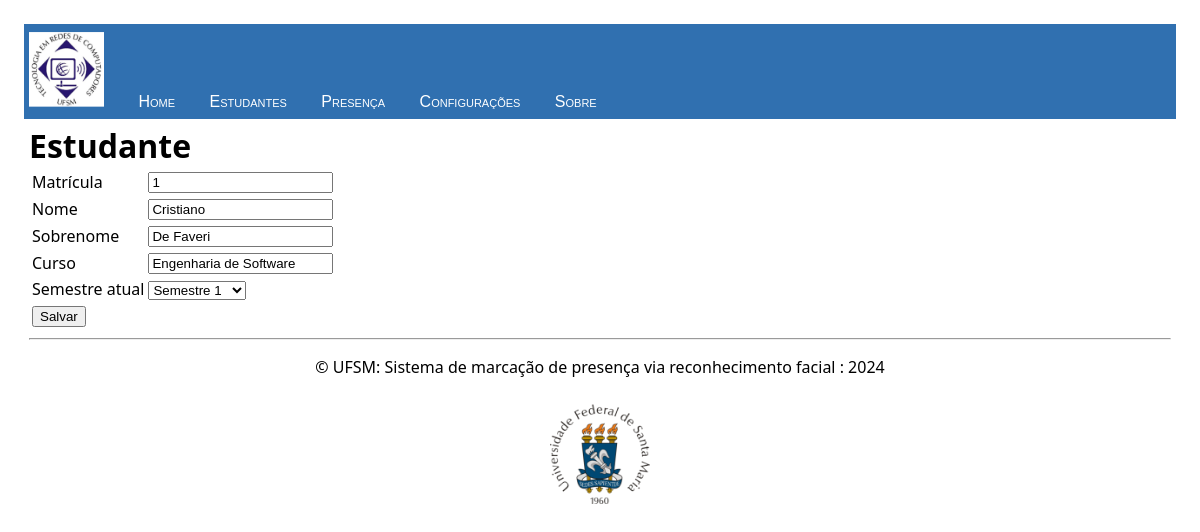
Page /estudantes/edit/1 on the committed database.
### facerec/models.py (models this page shows, shortened)
class Estudante(models.Model):
    class SemestreEnum (models.IntegerChoices):
        S1 = 1, "Semestre 1"
        S2 = 2, "Semestre 2"
        S3 = 3, "Semestre 3"
        S4 = 4, "Semestre 4"
        S5 = 5, "Semestre 5"
        S6 = 6, "Semestre 6"
        S7 = 7, "Semestre 7"
        S8 = 8, "Semestre 8"
        S9 = 9, "Semestre 9"
        S10 = 10, "Semestre 10"
        S11 = 11, "Semestre 11"
        S12 = 12, "Semestre 12"
        S13 = 13, "Semestre 13"
        S14= 14, "Semestre 14"
        S15 = 15, "Semestre 15"
    registro = models.IntegerField(primary_key=True, null=False)
    nome = models.CharField(max_length=200, null=False)
    sobrenome = models.CharField(max_length=200, null=False)
    curso = models.CharField(max_length=200, null=False)
    semestre_atual = models.IntegerField(default=1,choices=SemestreEnum.choices)
    foto = models.ImageField(upload_to=image_full_path, blank=True)

### facerec/views.py (the view)
# urls.py: path("estudantes/edit/<int:pk>", views.EstudanteEditar.as_view(template_name="facerec/estudante_form.html"), name="estudante_editar"),
class EstudanteEditar(UpdateView):
    model = Estudante
    fields = ["registro", "nome", "sobrenome", "curso", "semestre_atual"]
    success_url = reverse_lazy("estudante_lista")

### facerec/templates/facerec/estudante_form.html (shortened to what this page needs)
{% extends "facerec/layoutbase.html" %}
{% block content %}
<h1>Estudante</h1>
<form method="POST">{% csrf_token %}
    <table>
        <tr>
            <td>Matrícula </td>
            <td>{{ form.registro }}</td>
        </tr>
        <tr>
            <td>Nome</td>
            <td>{{ form.nome }}</td>
        </tr>
        <tr>
            <td>Sobrenome</td>
            <td>{{ form.sobrenome }}</td>
        </tr>
        <tr>
            <td>Curso</td>
            <td>{{ form.curso }}</td>
        </tr>
        <tr>
            <td>Semestre atual</td>
            <td>{{ form.semestre_atual}}</td>
        </tr>
        <tr>
            <td><input type="submit" value="Salvar"></td>
        </tr>
    </table>
</form>
{% endblock %}

### facerec/static/facerec/facerecweb.css (style rules this page uses)
:root { --base-spacing-unit: 24px; --half-spacing-unit: var(--base-spacing-unit) / 2; --color-alpha: #1772FF; --color-form-highlight: #71b8ee; --color-table-line-even: #e8e3e3; }
*, *:before, *:after { box-sizing:border-box; }
body { padding:var(--base-spacing-unit); font-family:'Tahoma', sans-serif; margin:0; }
h1,h2,h3,h4,h5,h6 { margin:0; }

### rows in the picture
Estudante: registro "1", nome "Cristiano", sobrenome "De Faveri", curso "Engenharia de Software", semestre_atual "Semestre 1"
